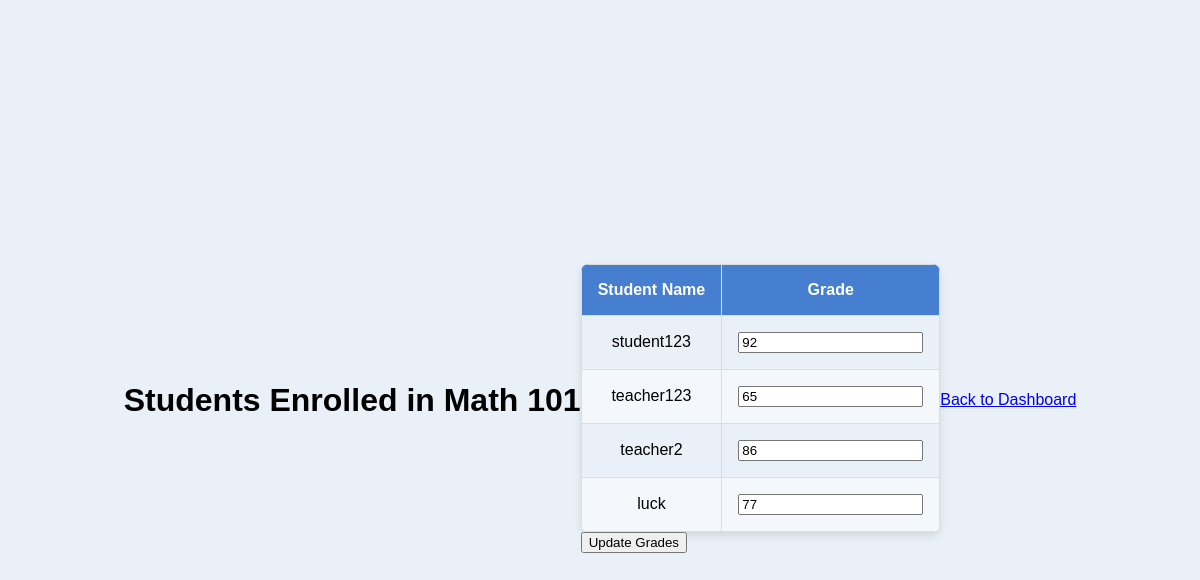
The page /teacher/course/2/students (signed in) on the database its author committed.
### app.py (models this page shows, shortened)
class Course(db.Model):
    id = db.Column(db.Integer, primary_key=True)
    course_code = db.Column(db.String(10), unique=True, nullable=False)
    course_name = db.Column(db.String(100), nullable=False)
    capacity = db.Column(db.Integer, nullable=False)
    teacher_id = db.Column(db.Integer, db.ForeignKey('user.id'), nullable=True)
    teacher = db.relationship('User', backref='teaching_courses', foreign_keys=[teacher_id])
    time = db.Column(db.String(50), nullable=True)
    enrolled_count = db.Column(db.Integer, default=0)

class User(UserMixin, db.Model):
    id = db.Column(db.Integer, primary_key=True)
    username = db.Column(db.String(150), unique=True, nullable=False)
    password = db.Column(db.String(150), nullable=False)
    role = db.Column(db.String(50))

class Enrollment(db.Model):
    id = db.Column(db.Integer, primary_key=True)
    course_id = db.Column(db.Integer, db.ForeignKey('course.id'), nullable=False)
    user_id = db.Column(db.Integer, db.ForeignKey('user.id'), nullable=False)
    grade = db.Column(db.String(5))

### app.py (the view, shortened to what this page needs)
@app.route('/teacher/course/<int:course_id>/students', methods=['GET', 'POST'])
@login_required
def view_students(course_id):
    if current_user.role != 'teacher':
        flash("Access denied: Only teachers can view this page.", "danger")
        return redirect(url_for('login'))
    course = Course.query.filter_by(id=course_id, teacher_id=current_user.id).first()
    if not course:
        flash("You do not have permission to view students for this course.", "danger")
        return redirect(url_for('teacher_dashboard'))
    enrollments = Enrollment.query.filter_by(course_id=course.id).all()
    students = [(User.query.get(enrollment.user_id), enrollment) for enrollment in enrollments]
    return render_template('students_enrolled.html', course=course, students=students)

### app.py (called while the page is built)
@login_manager.user_loader
def load_user(user_id):
    return User.query.get(int(user_id))

### templates/students_enrolled.html (shortened to what this page needs)
<!DOCTYPE html>
<html lang="en">
<head>
    <link rel="stylesheet" href="/static/styles.css">
</head>
<body>
    <h1>Students Enrolled in {{ course.course_name }}</h1>
    <form method="POST">
        <table>
            <thead>
                <tr>
                    <th>Student Name</th>
                    <th>Grade</th>
                </tr>
            </thead>
            <tbody>
                {% for student, enrollment in students %}
                <tr>
                    <td>{{ student.username }}</td>
                    <td>
                        <input type="text" name="{{ enrollment.id }}" value="{{ enrollment.grade or '' }}">
                    </td>
                </tr>
                {% endfor %}
            </tbody>
        </table>
        <button type="submit">Update Grades</button>
    </form>
    <a href="{{ url_for('teacher_dashboard') }}">Back to Dashboard</a>
</body>
</html>

### static/styles.css (style rules this page uses)
body { font-family: Arial, sans-serif; background-color: #e9f0f7; margin: 0; display: flex; justify-content: center; align-items: center; min-height: 100vh; }
table { width: 100%; border-collapse: collapse; margin-top: 1rem; text-align: center; border-radius: 8px; overflow: hidden; box-shadow: 0px 4px 8px rgba(0, 0, 0, 0.1); }
th, td { border: 1px solid #ddd; padding: 1rem; }
th { background-color: #467fcf; color: #fff; font-weight: bold; }
tr:nth-child(even) { background-color: #f4f8fc; }

### rows shown on the page
Course: course_name "Math 101"
User: username "student123", grade "92"
User: username "teacher123", grade "65"
User: username "teacher2", grade "86"
User: username "luck", grade "77"
